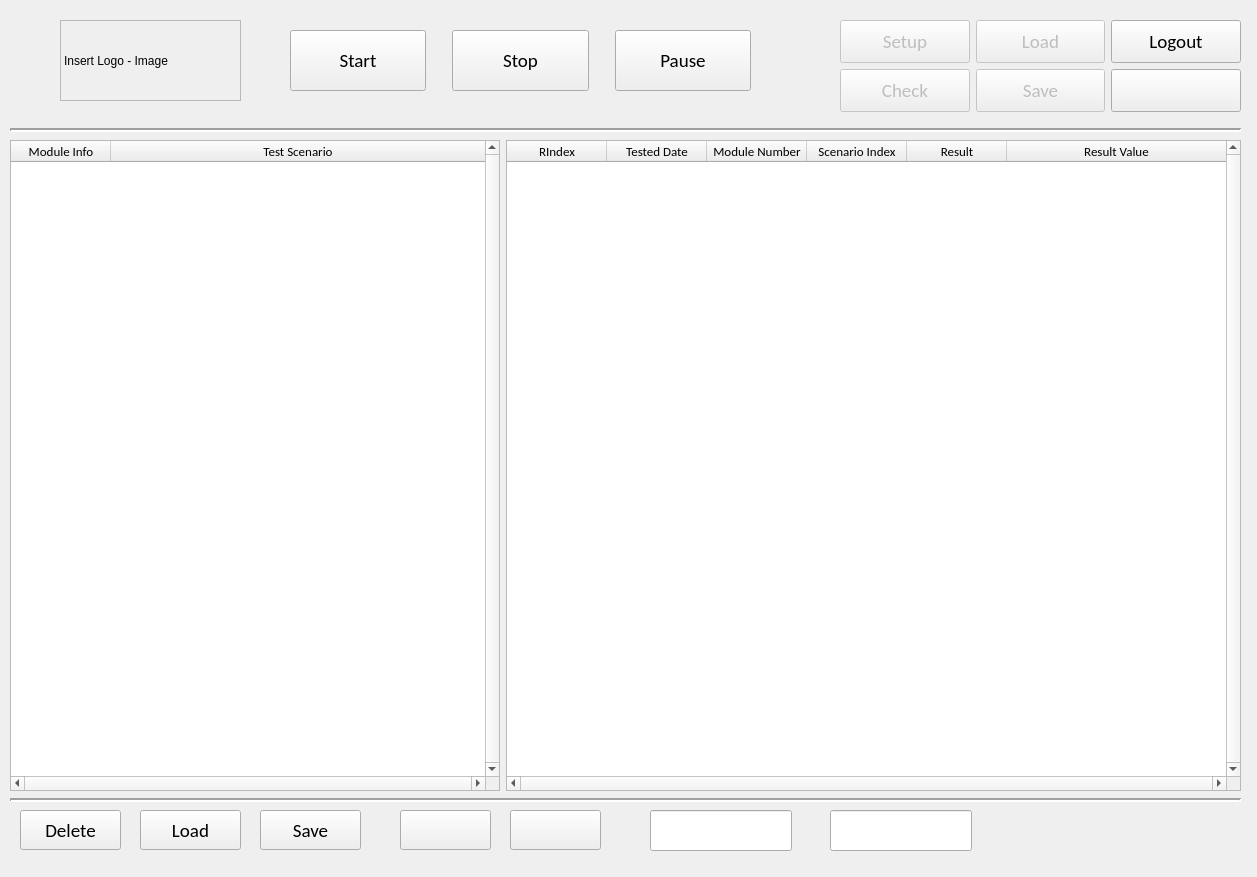
<?xml version="1.0" encoding="UTF-8"?>
<ui version="4.0">
 <class>Tester</class>
 <widget class="QWidget" name="Tester">
  <property name="geometry">
   <rect>
    <x>0</x>
    <y>0</y>
    <width>1257</width>
    <height>877</height>
   </rect>
  </property>
  <property name="windowTitle">
   <string>Form</string>
  </property>
  <widget class="Line" name="line">
   <property name="geometry">
    <rect>
     <x>10</x>
     <y>120</y>
     <width>1231</width>
     <height>20</height>
    </rect>
   </property>
   <property name="frameShadow">
    <enum>QFrame::Sunken</enum>
   </property>
   <property name="lineWidth">
    <number>2</number>
   </property>
   <property name="orientation">
    <enum>Qt::Horizontal</enum>
   </property>
  </widget>
  <widget class="Line" name="line_2">
   <property name="geometry">
    <rect>
     <x>10</x>
     <y>790</y>
     <width>1231</width>
     <height>20</height>
    </rect>
   </property>
   <property name="frameShadow">
    <enum>QFrame::Sunken</enum>
   </property>
   <property name="lineWidth">
    <number>2</number>
   </property>
   <property name="orientation">
    <enum>Qt::Horizontal</enum>
   </property>
  </widget>
  <widget class="QLabel" name="label">
   <property name="geometry">
    <rect>
     <x>60</x>
     <y>20</y>
     <width>181</width>
     <height>81</height>
    </rect>
   </property>
   <property name="frameShape">
    <enum>QFrame::StyledPanel</enum>
   </property>
   <property name="lineWidth">
    <number>2</number>
   </property>
   <property name="midLineWidth">
    <number>0</number>
   </property>
   <property name="text">
    <string>Insert Logo - Image</string>
   </property>
   <property name="textFormat">
    <enum>Qt::PlainText</enum>
   </property>
  </widget>
  <widget class="QEAnalogProgressBar" name="qeanalogprogressbar">
   <property name="geometry">
    <rect>
     <x>1050</x>
     <y>820</y>
     <width>191</width>
     <height>21</height>
    </rect>
   </property>
   <property name="showText">
    <bool>true</bool>
   </property>
   <property name="variable" stdset="0">
    <string>CDMS-Tester:PXI:Progress</string>
   </property>
   <property name="visible" stdset="0">
    <bool>true</bool>
   </property>
   <property name="addUnits">
    <bool>true</bool>
   </property>
  </widget>
  <widget class="QWidget" name="horizontalLayoutWidget">
   <property name="geometry">
    <rect>
     <x>290</x>
     <y>30</y>
     <width>461</width>
     <height>61</height>
    </rect>
   </property>
   <layout class="QHBoxLayout" name="horizontalLayout" stretch="2,0,2,0,2">
    <item>
     <widget class="QPushButton" name="startPB">
      <property name="sizePolicy">
       <sizepolicy hsizetype="Minimum" vsizetype="Expanding">
        <horstretch>0</horstretch>
        <verstretch>0</verstretch>
       </sizepolicy>
      </property>
      <property name="font">
       <font>
        <family>Calibri</family>
        <pointsize>14</pointsize>
       </font>
      </property>
      <property name="text">
       <string>Start</string>
      </property>
      <property name="icon">
       <iconset>
        <normaloff>../../bin/windows-x64-mingw/start-64.png</normaloff>../../bin/windows-x64-mingw/start-64.png</iconset>
      </property>
      <property name="iconSize">
       <size>
        <width>32</width>
        <height>32</height>
       </size>
      </property>
     </widget>
    </item>
    <item>
     <spacer name="horizontalSpacer">
      <property name="orientation">
       <enum>Qt::Horizontal</enum>
      </property>
      <property name="sizeType">
       <enum>QSizePolicy::Minimum</enum>
      </property>
      <property name="sizeHint" stdset="0">
       <size>
        <width>20</width>
        <height>20</height>
       </size>
      </property>
     </spacer>
    </item>
    <item>
     <widget class="QPushButton" name="stopPB">
      <property name="sizePolicy">
       <sizepolicy hsizetype="Minimum" vsizetype="Expanding">
        <horstretch>0</horstretch>
        <verstretch>0</verstretch>
       </sizepolicy>
      </property>
      <property name="font">
       <font>
        <family>Calibri</family>
        <pointsize>14</pointsize>
       </font>
      </property>
      <property name="text">
       <string>Stop</string>
      </property>
      <property name="icon">
       <iconset>
        <normaloff>../../bin/windows-x64-mingw/중지-48.png</normaloff>../../bin/windows-x64-mingw/중지-48.png</iconset>
      </property>
      <property name="iconSize">
       <size>
        <width>32</width>
        <height>32</height>
       </size>
      </property>
     </widget>
    </item>
    <item>
     <spacer name="horizontalSpacer_2">
      <property name="orientation">
       <enum>Qt::Horizontal</enum>
      </property>
      <property name="sizeType">
       <enum>QSizePolicy::Minimum</enum>
      </property>
      <property name="sizeHint" stdset="0">
       <size>
        <width>20</width>
        <height>20</height>
       </size>
      </property>
     </spacer>
    </item>
    <item>
     <widget class="QPushButton" name="pausePB">
      <property name="sizePolicy">
       <sizepolicy hsizetype="Minimum" vsizetype="Expanding">
        <horstretch>0</horstretch>
        <verstretch>0</verstretch>
       </sizepolicy>
      </property>
      <property name="font">
       <font>
        <family>Calibri</family>
        <pointsize>14</pointsize>
       </font>
      </property>
      <property name="text">
       <string>Pause</string>
      </property>
      <property name="icon">
       <iconset>
        <normaloff>../../bin/windows-x64-mingw/중지-64.png</normaloff>../../bin/windows-x64-mingw/중지-64.png</iconset>
      </property>
      <property name="iconSize">
       <size>
        <width>32</width>
        <height>32</height>
       </size>
      </property>
     </widget>
    </item>
   </layout>
  </widget>
  <widget class="QWidget" name="verticalLayoutWidget">
   <property name="geometry">
    <rect>
     <x>840</x>
     <y>20</y>
     <width>401</width>
     <height>92</height>
    </rect>
   </property>
   <layout class="QVBoxLayout" name="verticalLayout">
    <item>
     <layout class="QHBoxLayout" name="horizontalLayout_3">
      <item>
       <widget class="QPushButton" name="setup">
        <property name="enabled">
         <bool>false</bool>
        </property>
        <property name="sizePolicy">
         <sizepolicy hsizetype="Minimum" vsizetype="Expanding">
          <horstretch>0</horstretch>
          <verstretch>0</verstretch>
         </sizepolicy>
        </property>
        <property name="font">
         <font>
          <family>Calibri</family>
          <pointsize>14</pointsize>
         </font>
        </property>
        <property name="text">
         <string>Setup</string>
        </property>
        <property name="icon">
         <iconset>
          <normaloff>../../bin/windows-x64-mingw/setup-50.png</normaloff>../../bin/windows-x64-mingw/setup-50.png</iconset>
        </property>
        <property name="iconSize">
         <size>
          <width>32</width>
          <height>32</height>
         </size>
        </property>
       </widget>
      </item>
      <item>
       <widget class="QPushButton" name="load">
        <property name="enabled">
         <bool>false</bool>
        </property>
        <property name="sizePolicy">
         <sizepolicy hsizetype="Minimum" vsizetype="Expanding">
          <horstretch>0</horstretch>
          <verstretch>0</verstretch>
         </sizepolicy>
        </property>
        <property name="font">
         <font>
          <family>Calibri</family>
          <pointsize>14</pointsize>
         </font>
        </property>
        <property name="text">
         <string>Load</string>
        </property>
        <property name="icon">
         <iconset>
          <normaloff>../../bin/windows-x64-mingw/load-50.png</normaloff>../../bin/windows-x64-mingw/load-50.png</iconset>
        </property>
        <property name="iconSize">
         <size>
          <width>32</width>
          <height>32</height>
         </size>
        </property>
       </widget>
      </item>
      <item>
       <widget class="QPushButton" name="logout">
        <property name="sizePolicy">
         <sizepolicy hsizetype="Minimum" vsizetype="Expanding">
          <horstretch>0</horstretch>
          <verstretch>0</verstretch>
         </sizepolicy>
        </property>
        <property name="font">
         <font>
          <family>Calibri</family>
          <pointsize>14</pointsize>
         </font>
        </property>
        <property name="text">
         <string>Logout</string>
        </property>
        <property name="icon">
         <iconset>
          <normaloff>../../bin/windows-x64-mingw/logout-50.png</normaloff>../../bin/windows-x64-mingw/logout-50.png</iconset>
        </property>
        <property name="iconSize">
         <size>
          <width>24</width>
          <height>24</height>
         </size>
        </property>
       </widget>
      </item>
     </layout>
    </item>
    <item>
     <layout class="QHBoxLayout" name="horizontalLayout_2">
      <item>
       <widget class="QPushButton" name="check">
        <property name="enabled">
         <bool>false</bool>
        </property>
        <property name="sizePolicy">
         <sizepolicy hsizetype="Minimum" vsizetype="Expanding">
          <horstretch>0</horstretch>
          <verstretch>0</verstretch>
         </sizepolicy>
        </property>
        <property name="font">
         <font>
          <family>Calibri</family>
          <pointsize>14</pointsize>
         </font>
        </property>
        <property name="text">
         <string>Check</string>
        </property>
        <property name="icon">
         <iconset>
          <normaloff>../../bin/windows-x64-mingw/check-64.png</normaloff>../../bin/windows-x64-mingw/check-64.png</iconset>
        </property>
        <property name="iconSize">
         <size>
          <width>24</width>
          <height>24</height>
         </size>
        </property>
       </widget>
      </item>
      <item>
       <widget class="QPushButton" name="save">
        <property name="enabled">
         <bool>false</bool>
        </property>
        <property name="sizePolicy">
         <sizepolicy hsizetype="Minimum" vsizetype="Expanding">
          <horstretch>0</horstretch>
          <verstretch>0</verstretch>
         </sizepolicy>
        </property>
        <property name="font">
         <font>
          <family>Calibri</family>
          <pointsize>14</pointsize>
         </font>
        </property>
        <property name="text">
         <string>Save</string>
        </property>
        <property name="icon">
         <iconset>
          <normaloff>../../bin/windows-x64-mingw/save-50.png</normaloff>../../bin/windows-x64-mingw/save-50.png</iconset>
        </property>
        <property name="iconSize">
         <size>
          <width>32</width>
          <height>32</height>
         </size>
        </property>
       </widget>
      </item>
      <item>
       <widget class="QPushButton" name="close">
        <property name="sizePolicy">
         <sizepolicy hsizetype="Minimum" vsizetype="Expanding">
          <horstretch>0</horstretch>
          <verstretch>0</verstretch>
         </sizepolicy>
        </property>
        <property name="font">
         <font>
          <family>Calibri</family>
          <pointsize>14</pointsize>
         </font>
        </property>
        <property name="text">
         <string/>
        </property>
        <property name="icon">
         <iconset>
          <normaloff>../../bin/windows-x64-mingw/close-64.png</normaloff>../../bin/windows-x64-mingw/close-64.png</iconset>
        </property>
        <property name="iconSize">
         <size>
          <width>24</width>
          <height>24</height>
         </size>
        </property>
       </widget>
      </item>
     </layout>
    </item>
   </layout>
  </widget>
  <widget class="QELineEdit" name="qelinestart">
   <property name="geometry">
    <rect>
     <x>650</x>
     <y>810</y>
     <width>142</width>
     <height>41</height>
    </rect>
   </property>
   <property name="variable" stdset="0">
    <string>CDMS-Tester:PXI:Progress.SCAN</string>
   </property>
   <property name="visible" stdset="0">
    <bool>false</bool>
   </property>
  </widget>
  <widget class="QELineEdit" name="qelinestop">
   <property name="geometry">
    <rect>
     <x>830</x>
     <y>810</y>
     <width>142</width>
     <height>41</height>
    </rect>
   </property>
   <property name="variable" stdset="0">
    <string>CDMS-Tester:PXI:Progress</string>
   </property>
   <property name="visible" stdset="0">
    <bool>false</bool>
   </property>
  </widget>
  <widget class="QESimpleShape" name="qesimpleshape">
   <property name="geometry">
    <rect>
     <x>10</x>
     <y>40</y>
     <width>41</width>
     <height>31</height>
    </rect>
   </property>
   <property name="shape">
    <enum>QSimpleShape::circle</enum>
   </property>
   <property name="flashRate">
    <enum>QEScanTimers::VerySlow</enum>
   </property>
   <property name="edgeColour">
    <color>
     <red>38</red>
     <green>162</green>
     <blue>105</blue>
    </color>
   </property>
   <property name="flashOffColour">
    <color alpha="150">
     <red>143</red>
     <green>240</green>
     <blue>164</blue>
    </color>
   </property>
   <property name="colour0" stdset="0">
    <color>
     <red>38</red>
     <green>162</green>
     <blue>105</blue>
    </color>
   </property>
   <property name="flash0" stdset="0">
    <bool>true</bool>
   </property>
   <property name="flash1" stdset="0">
    <bool>false</bool>
   </property>
   <property name="variable" stdset="0">
    <string>CDMS-Tester:PXI:HeartBeat</string>
   </property>
  </widget>
  <widget class="QWidget" name="horizontalLayoutWidget_2">
   <property name="geometry">
    <rect>
     <x>10</x>
     <y>140</y>
     <width>1231</width>
     <height>651</height>
    </rect>
   </property>
   <layout class="QHBoxLayout" name="horizontalLayout_4" stretch="2,3">
    <item>
     <widget class="QTableWidget" name="scenTable">
      <property name="font">
       <font>
        <family>Calibri</family>
        <pointsize>10</pointsize>
       </font>
      </property>
      <property name="verticalScrollBarPolicy">
       <enum>Qt::ScrollBarAlwaysOn</enum>
      </property>
      <property name="horizontalScrollBarPolicy">
       <enum>Qt::ScrollBarAlwaysOn</enum>
      </property>
      <property name="dragEnabled">
       <bool>true</bool>
      </property>
      <property name="dragDropMode">
       <enum>QAbstractItemView::DragDrop</enum>
      </property>
      <attribute name="horizontalHeaderCascadingSectionResizes">
       <bool>true</bool>
      </attribute>
      <attribute name="horizontalHeaderShowSortIndicator" stdset="0">
       <bool>true</bool>
      </attribute>
      <attribute name="horizontalHeaderStretchLastSection">
       <bool>true</bool>
      </attribute>
      <attribute name="verticalHeaderDefaultSectionSize">
       <number>40</number>
      </attribute>
      <column>
       <property name="text">
        <string>Module Info</string>
       </property>
      </column>
      <column>
       <property name="text">
        <string>Test Scenario</string>
       </property>
      </column>
     </widget>
    </item>
    <item>
     <widget class="QTableWidget" name="resultTable">
      <property name="font">
       <font>
        <family>Calibri</family>
        <pointsize>10</pointsize>
       </font>
      </property>
      <property name="verticalScrollBarPolicy">
       <enum>Qt::ScrollBarAlwaysOn</enum>
      </property>
      <property name="horizontalScrollBarPolicy">
       <enum>Qt::ScrollBarAlwaysOn</enum>
      </property>
      <property name="dragDropMode">
       <enum>QAbstractItemView::DropOnly</enum>
      </property>
      <attribute name="horizontalHeaderStretchLastSection">
       <bool>true</bool>
      </attribute>
      <attribute name="verticalHeaderDefaultSectionSize">
       <number>40</number>
      </attribute>
      <column>
       <property name="text">
        <string>RIndex</string>
       </property>
      </column>
      <column>
       <property name="text">
        <string>Tested Date</string>
       </property>
      </column>
      <column>
       <property name="text">
        <string>Module Number</string>
       </property>
      </column>
      <column>
       <property name="text">
        <string>Scenario Index</string>
       </property>
      </column>
      <column>
       <property name="text">
        <string>Result</string>
       </property>
      </column>
      <column>
       <property name="text">
        <string>Result Value</string>
       </property>
      </column>
     </widget>
    </item>
   </layout>
  </widget>
  <widget class="QPushButton" name="scen_delete">
   <property name="enabled">
    <bool>true</bool>
   </property>
   <property name="geometry">
    <rect>
     <x>20</x>
     <y>810</y>
     <width>101</width>
     <height>40</height>
    </rect>
   </property>
   <property name="sizePolicy">
    <sizepolicy hsizetype="Minimum" vsizetype="Expanding">
     <horstretch>0</horstretch>
     <verstretch>0</verstretch>
    </sizepolicy>
   </property>
   <property name="font">
    <font>
     <family>Calibri</family>
     <pointsize>14</pointsize>
    </font>
   </property>
   <property name="text">
    <string>Delete</string>
   </property>
   <property name="icon">
    <iconset>
     <normaloff>../../bin/windows-x64-mingw/delete.png</normaloff>../../bin/windows-x64-mingw/delete.png</iconset>
   </property>
   <property name="iconSize">
    <size>
     <width>24</width>
     <height>24</height>
    </size>
   </property>
  </widget>
  <widget class="QPushButton" name="save_2">
   <property name="enabled">
    <bool>true</bool>
   </property>
   <property name="geometry">
    <rect>
     <x>260</x>
     <y>810</y>
     <width>101</width>
     <height>40</height>
    </rect>
   </property>
   <property name="sizePolicy">
    <sizepolicy hsizetype="Minimum" vsizetype="Expanding">
     <horstretch>0</horstretch>
     <verstretch>0</verstretch>
    </sizepolicy>
   </property>
   <property name="font">
    <font>
     <family>Calibri</family>
     <pointsize>14</pointsize>
    </font>
   </property>
   <property name="text">
    <string>Save</string>
   </property>
   <property name="icon">
    <iconset>
     <normaloff>../../bin/windows-x64-mingw/save-50.png</normaloff>../../bin/windows-x64-mingw/save-50.png</iconset>
   </property>
   <property name="iconSize">
    <size>
     <width>24</width>
     <height>24</height>
    </size>
   </property>
  </widget>
  <widget class="QPushButton" name="logout_2">
   <property name="geometry">
    <rect>
     <x>400</x>
     <y>810</y>
     <width>91</width>
     <height>40</height>
    </rect>
   </property>
   <property name="sizePolicy">
    <sizepolicy hsizetype="Minimum" vsizetype="Expanding">
     <horstretch>0</horstretch>
     <verstretch>0</verstretch>
    </sizepolicy>
   </property>
   <property name="font">
    <font>
     <family>Calibri</family>
     <pointsize>14</pointsize>
    </font>
   </property>
   <property name="text">
    <string/>
   </property>
   <property name="icon">
    <iconset>
     <normaloff>../../bin/windows-x64-mingw/double-right.png</normaloff>../../bin/windows-x64-mingw/double-right.png</iconset>
   </property>
   <property name="iconSize">
    <size>
     <width>16</width>
     <height>16</height>
    </size>
   </property>
  </widget>
  <widget class="QPushButton" name="logout_3">
   <property name="geometry">
    <rect>
     <x>510</x>
     <y>810</y>
     <width>91</width>
     <height>40</height>
    </rect>
   </property>
   <property name="sizePolicy">
    <sizepolicy hsizetype="Minimum" vsizetype="Expanding">
     <horstretch>0</horstretch>
     <verstretch>0</verstretch>
    </sizepolicy>
   </property>
   <property name="font">
    <font>
     <family>Calibri</family>
     <pointsize>14</pointsize>
    </font>
   </property>
   <property name="text">
    <string/>
   </property>
   <property name="icon">
    <iconset>
     <normaloff>../../bin/windows-x64-mingw/double-left.png</normaloff>../../bin/windows-x64-mingw/double-left.png</iconset>
   </property>
   <property name="iconSize">
    <size>
     <width>16</width>
     <height>16</height>
    </size>
   </property>
  </widget>
  <widget class="QPushButton" name="load_2">
   <property name="enabled">
    <bool>true</bool>
   </property>
   <property name="geometry">
    <rect>
     <x>140</x>
     <y>810</y>
     <width>101</width>
     <height>40</height>
    </rect>
   </property>
   <property name="sizePolicy">
    <sizepolicy hsizetype="Minimum" vsizetype="Expanding">
     <horstretch>0</horstretch>
     <verstretch>0</verstretch>
    </sizepolicy>
   </property>
   <property name="font">
    <font>
     <family>Calibri</family>
     <pointsize>14</pointsize>
    </font>
   </property>
   <property name="text">
    <string>Load</string>
   </property>
   <property name="icon">
    <iconset>
     <normaloff>../../bin/windows-x64-mingw/load-50.png</normaloff>../../bin/windows-x64-mingw/load-50.png</iconset>
   </property>
   <property name="iconSize">
    <size>
     <width>32</width>
     <height>32</height>
    </size>
   </property>
  </widget>
 </widget>
 <customwidgets>
  <customwidget>
   <class>QEAnalogProgressBar</class>
   <extends>QEAnalogIndicator</extends>
   <header>QEAnalogProgressBar.h</header>
  </customwidget>
  <customwidget>
   <class>QELineEdit</class>
   <extends>QLineEdit</extends>
   <header>QELineEdit.h</header>
  </customwidget>
  <customwidget>
   <class>QESimpleShape</class>
   <extends>QSimpleShape</extends>
   <header>QESimpleShape.h</header>
  </customwidget>
  <customwidget>
   <class>QEAnalogIndicator</class>
   <extends>QWidget</extends>
   <header>QEAnalogIndicator.h</header>
  </customwidget>
  <customwidget>
   <class>QSimpleShape</class>
   <extends>QWidget</extends>
   <header>QSimpleShape.h</header>
  </customwidget>
 </customwidgets>
 <resources/>
 <connections>
  <connection>
   <sender>Tester</sender>
   <signal>destroyed()</signal>
   <receiver>Tester</receiver>
   <slot>update()</slot>
   <hints>
    <hint type="sourcelabel">
     <x>777</x>
     <y>14</y>
    </hint>
    <hint type="destinationlabel">
     <x>776</x>
     <y>51</y>
    </hint>
   </hints>
  </connection>
 </connections>
</ui>
